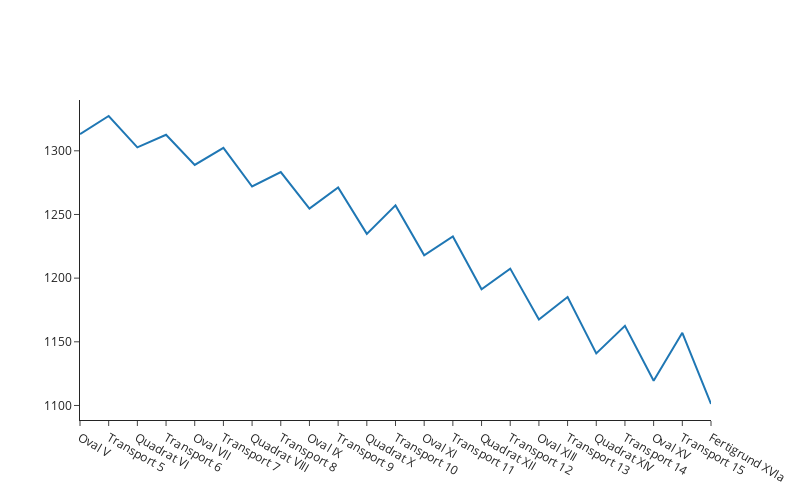

The notebook cell this image was saved under:
### Markdown cell above
Nun nutzen wir das Plot-Paket `plotly` um unsere Ergebnisse in einem Diagramm anzuzeigen. Es können auch andere Titelnamen gewählt werden aus der vorherigen Tabelle. Dazu ist der Text nach `y=df[` zu ersetzen.

### Code cell
fig = go.Figure()
fig.add_trace(go.Scatter(x=df["label"], y=df["in_profile_temperature"], name="temperature_in"))
fig.update_layout(width=800, height=500)
fig.show()

### Figure 1 — Plotly figure (JSON) as saved in the notebook; plotly's stock layout.template omitted (floating-point values rounded to 4 significant figures)
{"data": [{"name": "temperature_in", "type": "scatter", "x": ["Oval V", "Transport 5", "Quadrat VI", "Transport 6", "Oval VII", "Transport 7", "Quadrat VIII", "Transport 8", "Oval IX", "Transport 9", "Quadrat X", "Transport 10", "Oval XI", "Transport 11", "Quadrat XII", "Transport 12", "Oval XIII", "Transport 13", "Quadrat XIV", "Transport 14", "Oval XV", "Transport 15", "Fertigrund XVIa"], "y": [1313.0, 1327.0, 1303.0, 1313.0, 1289.0, 1302.0, 1272.0, 1283.0, 1255.0, 1271.0, 1235.0, 1257.0, 1218.0, 1233.0, 1191.0, 1207.0, 1168.0, 1185.0, 1141.0, 1163.0, 1119.0, 1157.0, 1101.0]}], "layout": {"height": 500, "width": 800}}
